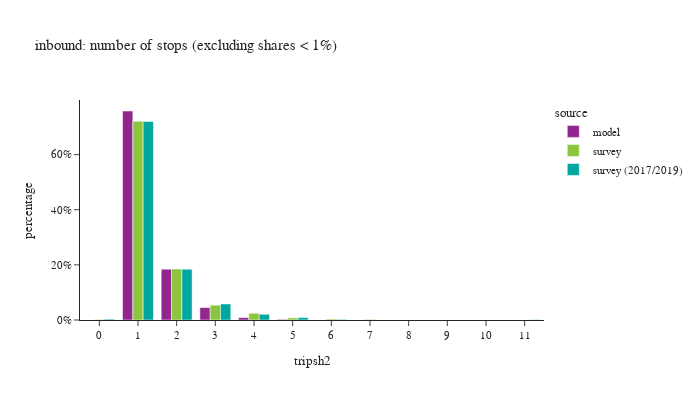

Notebook source saved alongside this figure:
### Code cell
df_plot = df_tour.groupby(['tripsh2','source'])['toexpfac'].sum().reset_index()
df_plot['percentage'] = df_plot.groupby(['source'], group_keys=False)['toexpfac']. \
    apply(lambda x: x / float(x.sum()))
df_plot = df_plot.loc[df_plot['percentage'] > 0.001]
# df_plot
fig = px.bar(df_plot.sort_values(['source']), x="tripsh2", y="percentage", color="source",
             barmode="group",title="inbound: number of stops (excluding shares < 1%)",
             hover_data=['toexpfac'])
fig.update_layout(height=400, width=700, font=dict(size=11),
                  xaxis = dict(dtick = 1, categoryorder='category ascending'),
                  yaxis=dict(tickformat=".0%"))
fig.show()

### Figure 1 — Plotly figure (JSON) as saved in the notebook; plotly's stock layout.template omitted (floating-point values rounded to 4 significant figures)
{"data": [{"alignmentgroup": "True", "customdata": [[4845000.0], [1178000.0], [288600.0], [55130.0], [15530.0]], "hovertemplate": "source=model<br>tripsh2=%{x}<br>percentage=%{y}<br>toexpfac=%{customdata[0]}<extra></extra>", "legendgroup": "model", "marker": {"color": "#91268F", "pattern": {"shape": ""}}, "name": "model", "offsetgroup": "model", "orientation": "v", "showlegend": true, "textposition": "auto", "type": "bar", "x": [1, 2, 3, 4, 5], "xaxis": "x", "y": [0.7582, 0.1843, 0.04516, 0.008627, 0.00243], "yaxis": "y"}, {"alignmentgroup": "True", "customdata": [[10300.0], [3673000.0], [17720.0], [941600.0], [273900.0], [12380.0], [124700.0], [38980.0]], "hovertemplate": "source=survey<br>tripsh2=%{x}<br>percentage=%{y}<br>toexpfac=%{customdata[0]}<extra></extra>", "legendgroup": "survey", "marker": {"color": "#8CC63E", "pattern": {"shape": ""}}, "name": "survey", "offsetgroup": "survey", "orientation": "v", "showlegend": true, "textposition": "auto", "type": "bar", "x": [0, 1, 6, 2, 3, 7, 4, 5], "xaxis": "x", "y": [0.002022, 0.7208, 0.003477, 0.1848, 0.05376, 0.002429, 0.02446, 0.00765], "yaxis": "y"}, {"alignmentgroup": "True", "customdata": [[12430.0], [48580.0], [324100.0], [1024000.0], [4009000.0], [17190.0], [115500.0], [6136.0]], "hovertemplate": "source=survey (2017/2019)<br>tripsh2=%{x}<br>percentage=%{y}<br>toexpfac=%{customdata[0]}<extra></extra>", "legendgroup": "survey (2017/2019)", "marker": {"color": "#00A7A0", "pattern": {"shape": ""}}, "name": "survey (2017/2019)", "offsetgroup": "survey (2017/2019)", "orientation": "v", "showlegend": true, "textposition": "auto", "type": "bar", "x": [6, 5, 3, 2, 1, 0, 4, 11], "xaxis": "x", "y": [0.002233, 0.008729, 0.05823, 0.184, 0.7203, 0.003089, 0.02075, 0.001103], "yaxis": "y"}], "layout": {"barmode": "group", "font": {"size": 11}, "height": 400, "legend": {"title": {"text": "source"}, "tracegroupgap": 0}, "title": {"text": "inbound: number of stops (excluding shares < 1%)"}, "width": 700, "xaxis": {"anchor": "y", "categoryorder": "category ascending", "domain": [0.0, 1.0], "dtick": 1, "title": {"text": "tripsh2"}}, "yaxis": {"anchor": "x", "domain": [0.0, 1.0], "tickformat": ".0%", "title": {"text": "percentage"}}}}
